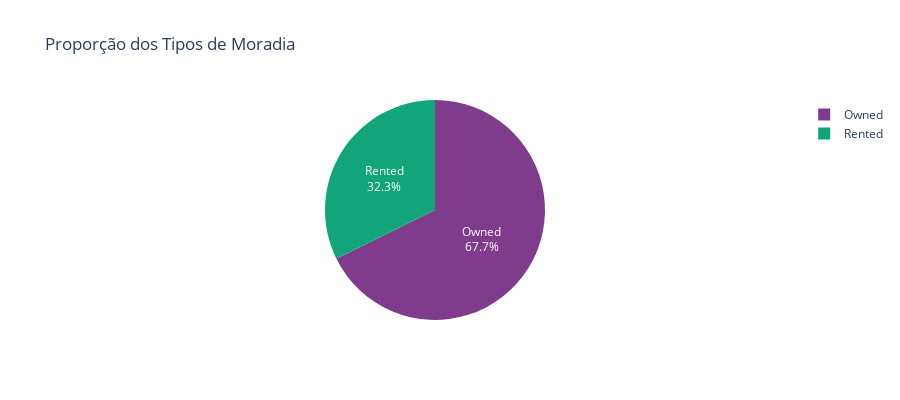
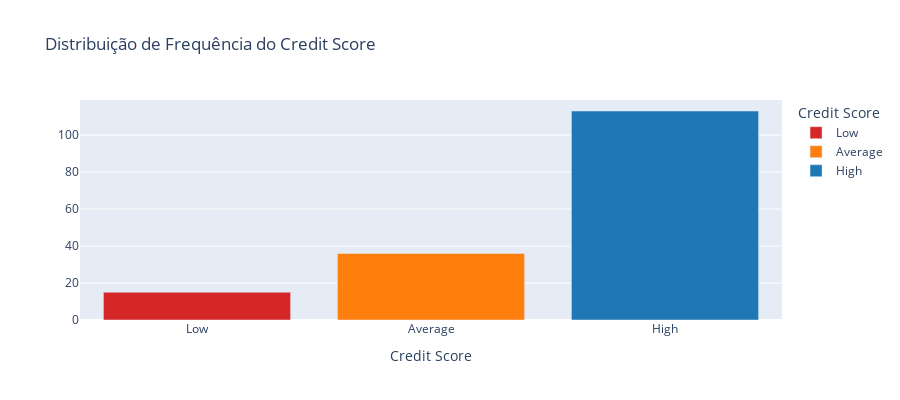
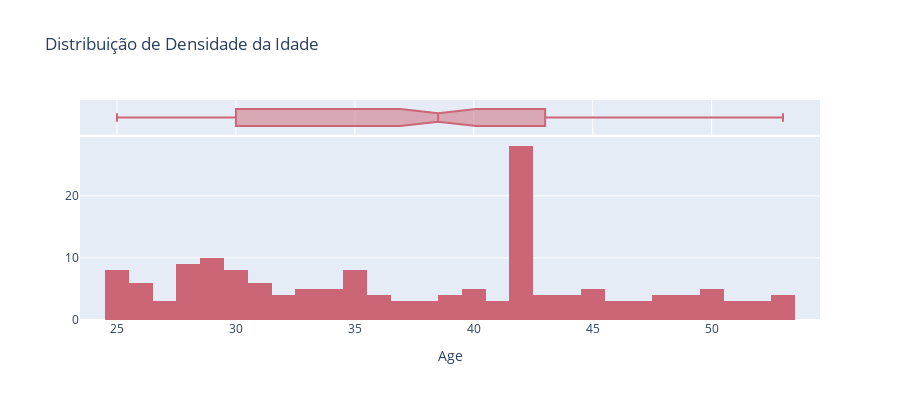
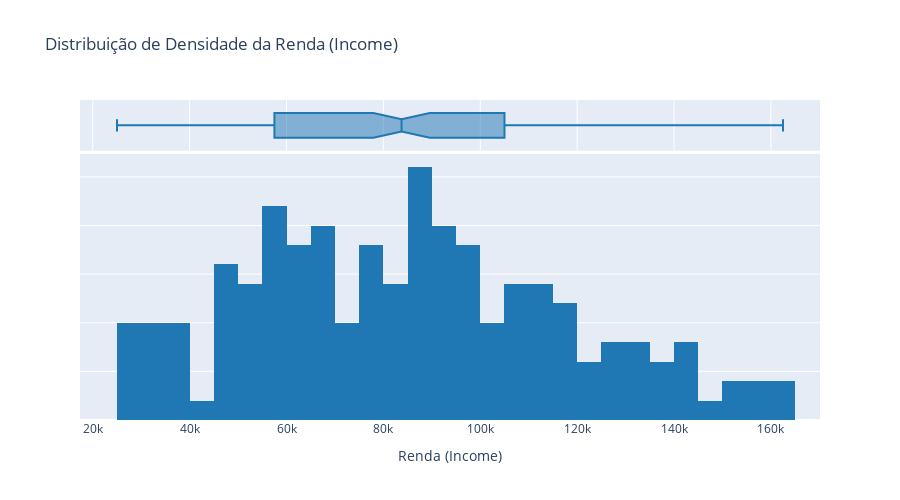

Notebook source saved alongside these figures, in order:
### Markdown cell above
## Análise Univariada

1. Credit Score (Pontuação de Crédito):
Insight: A base de clientes é majoritariamente de baixo risco, com a maior parte dos registros concentrada no score "High". Os scores "Average" e "Low" representam uma fatia menor, indicando que o foco da análise deve ser na diferenciação dos scores "High" e "Average".

3. Age (Idade)
Insight: A idade tem uma distribuição simétrica e relativamente concentrada (sem outliers visíveis, conforme a caixa), com a maioria dos clientes entre 28 e 45 anos (aproximadamente Q1 e Q3). A mediana está em torno de 36 anos.

4. Home Ownership (Situação da Moradia)
Insight: A maioria dos clientes tem casa própria ("Owned"), superando significativamente aqueles que alugam ("Rented"). Esta é uma característica de estabilidade na base, que se alinha à alta frequência de score "High".

4. Income (Renda/Salário)
Gráfico: Histograma de Densidade com Box Plot.
Insight Curto: A distribuição da Renda é enviesada positivamente (skewed right). A maioria dos clientes tem renda concentrada entre 40k e 100k, mas há uma longa cauda de alta renda se estendendo além de 160k, o que está visível tanto no histograma quanto na extensão do Box Plot superior. Recomendação: O enviesamento e os outliers na cauda superior justificam a normalização da renda para uso em modelos de Machine Learning (o que você já fez com o MinMaxScaler).


Não foram encontrados outiliers.

### Code cell
# ANALISE UNIVARIADA


# Definindo a paleta de cores harmonizada
CREDIT_SCORE_COLORS = {'High': '#1f77b4', 'Average': '#ff7f0e', 'Low': '#d62728'}
FINANCE_BLUE = '#1f77b4' 

# DISTRIBUIÇÃO DOS TIPOS DE MORADIA (HOME OWNERSHIP)

# Criação do gráfico de pizza para proporções categóricas
fig_home = px.pie(
    df,
    names='Home Ownership',
    title='Proporção dos Tipos de Moradia',
    color_discrete_sequence=px.colors.qualitative.Bold  # Paleta profissional
)

# Ajustes visuais
fig_home.update_traces(
    textposition='inside',
    textinfo='percent+label'
)
fig_home.update_layout(
    height=400,
    )

# DISTRIBUIÇÃO DE FREQUÊNCIA DO CREDIT SCORE

# Ordem desejada para exibição
score_order = ['Low', 'Average', 'High'] 

# 1. Preparar o DataFrame de contagens e renomear as colunas
# O .reset_index() gera as colunas 'index' e 'Credit Score' (a contagem)
score_counts_df = df['Credit Score'].value_counts().reindex(score_order).reset_index()
score_counts_df.columns = ['Credit Score Category', 'Count'] # Renomeando para clareza e uso no Plotly

# Criação do gráfico de barras
fig_score = px.bar(
    score_counts_df,
    x='Credit Score Category',
    y='Count',
    title='Distribuição de Frequência do Credit Score',
    labels={
        'Credit Score Category': 'Credit Score',
        'Count': 'Frequência de Clientes'
    },
    category_orders={'Credit Score Category': score_order},
    color='Credit Score Category',
    color_discrete_map=CREDIT_SCORE_COLORS
)

# Ajustes visuais
fig_score.update_layout(
    height=400,
    yaxis_title=None  # Oculta o título do eixo Y
)

# DISTRIBUIÇÃO DA IDADE (AGE)

# Criação do histograma com boxplot marginal para visualizar distribuição e outliers
fig_age = px.histogram(
    df,
    x='Age',
    title='Distribuição de Densidade da Idade',
    marginal='box',  # Adiciona boxplot superior para simetria e outliers
    nbins=30,         # Granularidade ajustada
    color_discrete_sequence=[px.colors.qualitative.Safe[1]]  # Cor única
)

# Ajustes visuais
fig_age.update_layout(
    height=400,
    yaxis_title=None  # Oculta o título do eixo Y
)

# EXIBIÇÃO COMBINADA (Opcional: Exibe um por vez ou use dashboards)
fig_home.show()
fig_score.show()
fig_age.show()

# DISTRIBUIÇÃO DOS SALÁRIOS

# Cor corporativa para tema financeiro
FINANCE_BLUE = '#1f77b4'  # Azul padrão Matplotlib

# Coluna de referência
column_income = 'Income'

# Criação do histograma com curva de densidade e boxplot marginal
fig_density = px.histogram(
    df,
    x=column_income,
    histnorm='density',               # Normaliza para densidade (área total = 1)
    marginal='box',                   # Adiciona boxplot lateral para outliers
    nbins=50,                         # Mais bins para maior detalhamento
    title='Distribuição de Densidade da Renda (Income)',
    labels={
        column_income: 'Renda (Income)',
        'density': 'Densidade (Probabilidade)'
    },
    color_discrete_sequence=[FINANCE_BLUE],
    height=500
)

# Ajustes visuais
fig_density.update_layout(
    yaxis_title=None 
      # Oculta o título do eixo Y
)
fig_density.update_yaxes(showticklabels=False)

fig_density.show()

### Figure 1 — Plotly figure (JSON) as saved in the notebook; plotly's stock layout.template omitted (floating-point values rounded to 4 significant figures; data arrays with more than 128 entries replaced by an {"elided": "..."} marker saying what was removed)
{"data": [{"domain": {"x": [0, 1], "y": [0, 1]}, "hovertemplate": "Home Ownership=%{label}<extra></extra>", "labels": {"elided": "164 str values"}, "legendgroup": "", "name": "", "showlegend": true, "textinfo": "percent+label", "textposition": "inside", "type": "pie"}], "layout": {"height": 400, "legend": {"tracegroupgap": 0}, "piecolorway": ["rgb(127, 60, 141)", "rgb(17, 165, 121)", "rgb(57, 105, 172)", "rgb(242, 183, 1)", "rgb(231, 63, 116)", "rgb(128, 186, 90)", "rgb(230, 131, 16)", "rgb(0, 134, 149)", "rgb(207, 28, 144)", "rgb(249, 123, 114)", "rgb(165, 170, 153)"], "title": {"text": "Proporção dos Tipos de Moradia"}}}

### Figure 2 — Plotly figure (JSON) as saved in the notebook; plotly's stock layout.template omitted (floating-point values rounded to 4 significant figures)
{"data": [{"hovertemplate": "Credit Score=%{x}<br>Frequência de Clientes=%{y}<extra></extra>", "legendgroup": "Low", "marker": {"color": "#d62728", "pattern": {"shape": ""}}, "name": "Low", "orientation": "v", "showlegend": true, "textposition": "auto", "type": "bar", "x": ["Low"], "xaxis": "x", "y": [15], "yaxis": "y"}, {"hovertemplate": "Credit Score=%{x}<br>Frequência de Clientes=%{y}<extra></extra>", "legendgroup": "Average", "marker": {"color": "#ff7f0e", "pattern": {"shape": ""}}, "name": "Average", "orientation": "v", "showlegend": true, "textposition": "auto", "type": "bar", "x": ["Average"], "xaxis": "x", "y": [36], "yaxis": "y"}, {"hovertemplate": "Credit Score=%{x}<br>Frequência de Clientes=%{y}<extra></extra>", "legendgroup": "High", "marker": {"color": "#1f77b4", "pattern": {"shape": ""}}, "name": "High", "orientation": "v", "showlegend": true, "textposition": "auto", "type": "bar", "x": ["High"], "xaxis": "x", "y": [113], "yaxis": "y"}], "layout": {"barmode": "relative", "height": 400, "legend": {"title": {"text": "Credit Score"}, "tracegroupgap": 0}, "title": {"text": "Distribuição de Frequência do Credit Score"}, "xaxis": {"anchor": "y", "categoryarray": ["Low", "Average", "High"], "categoryorder": "array", "domain": [0, 1], "title": {"text": "Credit Score"}}, "yaxis": {"anchor": "x", "domain": [0, 1], "title": {}}}}

### Figure 3 — Plotly figure (JSON) as saved in the notebook; plotly's stock layout.template omitted (floating-point values rounded to 4 significant figures; data arrays with more than 128 entries replaced by an {"elided": "..."} marker saying what was removed)
{"data": [{"bingroup": "x", "hovertemplate": "Age=%{x}<br>count=%{y}<extra></extra>", "legendgroup": "", "marker": {"color": "rgb(204, 102, 119)", "pattern": {"shape": ""}}, "name": "", "nbinsx": 30, "orientation": "v", "showlegend": false, "type": "histogram", "x": {"elided": "164 float values"}, "xaxis": "x", "yaxis": "y"}, {"hovertemplate": "Age=%{x}<extra></extra>", "legendgroup": "", "marker": {"color": "rgb(204, 102, 119)"}, "name": "", "notched": true, "showlegend": false, "type": "box", "x": {"elided": "164 float values"}, "xaxis": "x2", "yaxis": "y2"}], "layout": {"barmode": "relative", "height": 400, "legend": {"tracegroupgap": 0}, "title": {"text": "Distribuição de Densidade da Idade"}, "xaxis": {"anchor": "y", "domain": [0, 1], "title": {"text": "Age"}}, "xaxis2": {"anchor": "y2", "domain": [0, 1], "matches": "x", "showgrid": true, "showticklabels": false}, "yaxis": {"anchor": "x", "domain": [0, 0.8316], "title": {}}, "yaxis2": {"anchor": "x2", "domain": [0.8416, 1], "matches": "y2", "showgrid": false, "showline": false, "showticklabels": false, "ticks": ""}}}

### Figure 4 — Plotly figure (JSON) as saved in the notebook; plotly's stock layout.template omitted (floating-point values rounded to 4 significant figures; data arrays with more than 128 entries replaced by an {"elided": "..."} marker saying what was removed)
{"data": [{"bingroup": "x", "histnorm": "density", "hovertemplate": "Renda (Income)=%{x}<br>density=%{y}<extra></extra>", "legendgroup": "", "marker": {"color": "#1f77b4", "pattern": {"shape": ""}}, "name": "", "nbinsx": 50, "orientation": "v", "showlegend": false, "type": "histogram", "x": {"elided": "164 float values"}, "xaxis": "x", "yaxis": "y"}, {"hovertemplate": "Renda (Income)=%{x}<extra></extra>", "legendgroup": "", "marker": {"color": "#1f77b4"}, "name": "", "notched": true, "showlegend": false, "type": "box", "x": {"elided": "164 float values"}, "xaxis": "x2", "yaxis": "y2"}], "layout": {"barmode": "relative", "height": 500, "legend": {"tracegroupgap": 0}, "title": {"text": "Distribuição de Densidade da Renda (Income)"}, "xaxis": {"anchor": "y", "domain": [0, 1], "title": {"text": "Renda (Income)"}}, "xaxis2": {"anchor": "y2", "domain": [0, 1], "matches": "x", "showgrid": true, "showticklabels": false}, "yaxis": {"anchor": "x", "domain": [0, 0.8316], "showticklabels": false, "title": {}}, "yaxis2": {"anchor": "x2", "domain": [0.8416, 1], "matches": "y2", "showgrid": false, "showline": false, "showticklabels": false, "ticks": ""}}}
